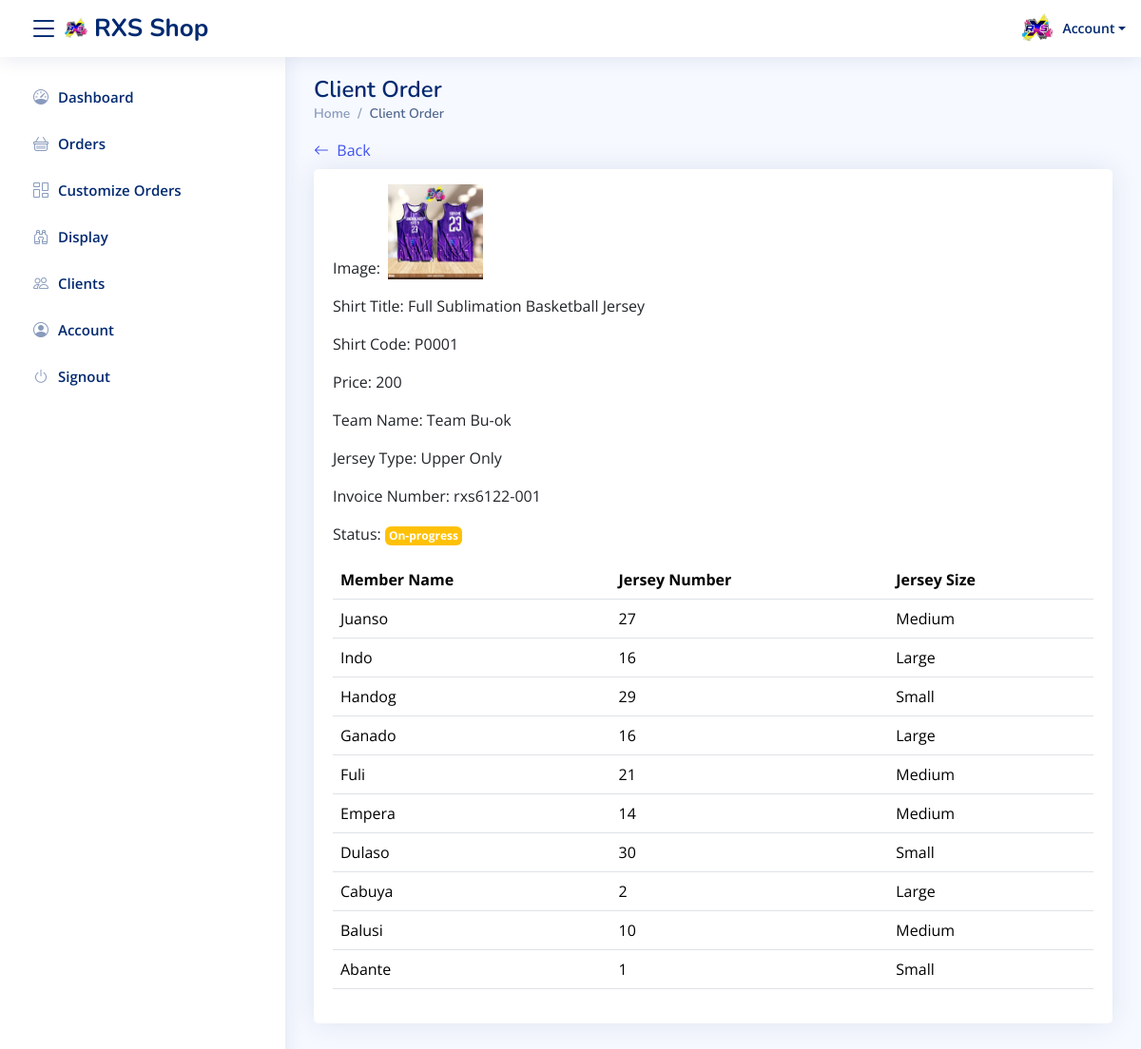
Page /admin/client-order?invoice_number=rxs6122-001 (signed in) on the earlier database version.
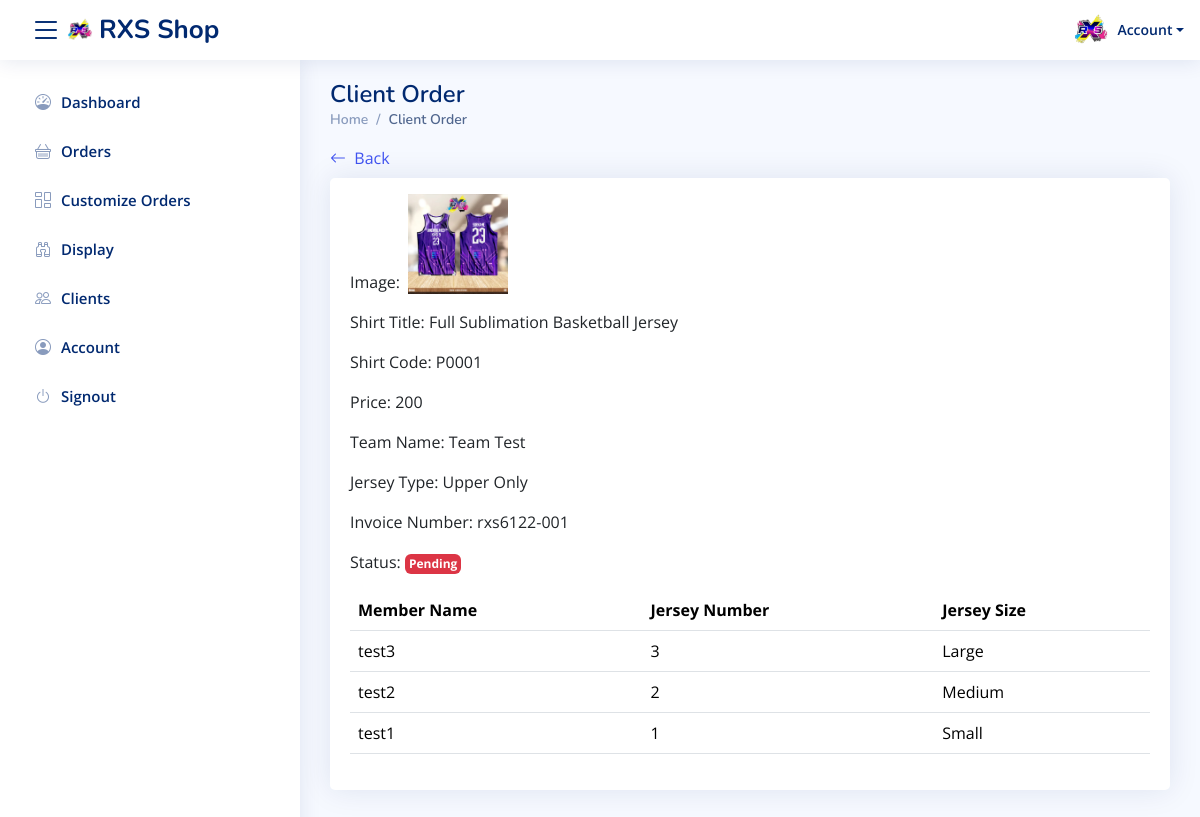
Same page on the later database version.
### tables this page shows
CREATE TABLE IF NOT EXISTS `tbl_orders` (
  `id` int NOT NULL AUTO_INCREMENT,
  `img_url` varchar(50) NOT NULL,
  `shirt_id` int NOT NULL,
  `invoice_number` varchar(50) NOT NULL,
  `name` varchar(50) NOT NULL,
  `shirt_code` varchar(50) NOT NULL,
  `shirt_price` varchar(50) NOT NULL,
  `jersey_number` int NOT NULL,
  `size_id` int NOT NULL,
  `team_name` varchar(50) NOT NULL,
  `jersey_type_id` int NOT NULL,
  `transaction_status_id` int NOT NULL,
  `client_id` int NOT NULL,
  `created_at` varchar(50) NOT NULL,
  `updated_at` varchar(50) NOT NULL,
  PRIMARY KEY (`id`)
);

CREATE TABLE IF NOT EXISTS `tbl_transaction_status` (
  `id` int NOT NULL AUTO_INCREMENT,
  `transaction_status` varchar(50) NOT NULL,
  PRIMARY KEY (`id`)
);

CREATE TABLE IF NOT EXISTS `tbl_size` (
  `id` tinyint NOT NULL AUTO_INCREMENT,
  `size` varchar(50) NOT NULL,
  PRIMARY KEY (`id`)
);

### admin/client-order.php (the view, shortened to what the changed rows need)
<?php
include '../database_connection.php';
if (isset($_SESSION['id'])) {
    $invoice = $_GET['invoice_number'];
    $stmt = $conn->prepare('SELECT
    tbl_orders.img_url,
    tbl_shirt.shirt_title,
    tbl_orders.invoice_number,
    tbl_orders.name,
    tbl_orders.shirt_code,
    tbl_orders.shirt_price,
    tbl_orders.jersey_number,
    tbl_size.size,
    tbl_orders.team_name,
    tbl_jersey_type.jersey_type,
    tbl_transaction_status.transaction_status
    FROM tbl_orders
    INNER JOIN tbl_shirt ON tbl_orders.shirt_id = tbl_shirt.id
    INNER JOIN tbl_size ON tbl_orders.size_id = tbl_size.id
    INNER JOIN tbl_jersey_type ON tbl_orders.jersey_type_id = tbl_jersey_type.id
    INNER JOIN tbl_transaction_status ON tbl_orders.transaction_status_id = tbl_transaction_status.id
    WHERE tbl_orders.invoice_number = ?');
    $stmt->bind_param('s', $invoice);
    $stmt->execute();
    $result = $stmt->get_result();
    $row = $result->fetch_assoc();
    $img_url = $row['img_url'];
    $shirt_title = $row['shirt_title'];
    $invoice_number = $row['invoice_number'];
    $shirt_code = $row['shirt_code'];
    $shirt_price = $row['shirt_price'];
    $team_name = $row['team_name'];
    $jersey_type = $row['jersey_type'];
    $transaction_status = $row['transaction_status'];
    if ($transaction_status === "Pending") {
        $indicatorColor = 'bg-danger';
    }
    if ($transaction_status === "On-progress") {
        $indicatorColor = 'bg-warning';
    }
?>
    <!DOCTYPE html>
    <html lang="en">
    <head>
        <link href="assets/vendor/bootstrap/css/bootstrap.min.css" rel="stylesheet">
        <link href="assets/vendor/bootstrap-icons/bootstrap-icons.css" rel="stylesheet">
        <link href="assets/css/style.css" rel="stylesheet">
    </head>
    <body>
        <?php include 'top-nav.php' ?>
        <?php include 'side-nav.php' ?>
        <main id="main" class="main">
            <div class="pagetitle">
                <h1>Client Order</h1>
                <nav>
                    <ol class="breadcrumb">
                        <li class="breadcrumb-item">Home</li>
                        <li class="breadcrumb-item active">Client Order</li>
                    </ol>
                </nav>
            </div>
            <section class="section dashboard">
                <a href="orders.php">
                    <i class="bi bi-arrow-left"></i>&nbsp; Back
                </a>
                <div class="card mt-2">
                    <div class="card-body">
                        <div class="row mt-3">
                            <div class="col-12">
                                <p class="d-flex align-items-end">Image: &nbsp;<span><img src="IMG/products/<?php echo $img_url; ?>" alt="" width="100" height="100"></span></p>
                                <p>Shirt Title: <span><?php echo $shirt_title ?></span> </p>
                                <p>Shirt Code: <span><?php echo $shirt_code ?></span></p>
                                <p>Price: <span><?php echo $shirt_price ?></span></p>
                                <p>Team Name: <span><?php echo $team_name ?></span></p>
                                <p>Jersey Type: <span><?php echo $jersey_type ?></span></p>
                                <p>Invoice Number: <span><?php echo $invoice_number ?></span></p>
                                <p>Status: <span class="text-white p-1 badge <?php echo $indicatorColor ?>"><?php echo $transaction_status ?></span></p>
                            </div>
                            <div class="col-lg-12">
                                <div class="table-responsive">
                                    <table class="table">
                                        <thead>
                                            <tr>
                                                <th>Member Name</th>
                                                <th>Jersey Number</th>
                                                <th>Jersey Size</th>
                                            </tr>
                                        </thead>
                                        <tbody>
                                            <?php
                                            $stmt = $conn->prepare(' SELECT
                                            tbl_orders.name,
                                            tbl_orders.jersey_number,
                                            tbl_orders.size_id,
                                            tbl_size.size,
                                            tbl_orders.invoice_number
                                            FROM tbl_orders
                                            INNER JOIN tbl_size ON tbl_orders.size_id = tbl_size.id
                                            WHERE tbl_orders.invoice_number = ? ');
                                            $stmt->bind_param('s', $invoice);
                                            $stmt->execute();
                                            $result = $stmt->get_result();
                                            while ($row = $result->fetch_assoc()) {
                                                $name = $row['name'];
                                                $jersey_number = $row['jersey_number'];
                                                $size = $row['size'];
                                                echo '
                                                <tr>
                                                    <td>' . $name . '</td>
                                                    <td>' . $jersey_number . '</td>
                                                    <td>' . $size . '</td>
                                                </tr>
                                            ';
                                            }
                                            ?>
                                        </tbody>
                                    </table>
                                </div>
                            </div>
                        </div>
                    </div>
                </div>
            </section>
        </main>
    </body>
    </html>
<?php
} else {
    header("Location: logout.php");
    exit();
}

Differences in the rows shown:
removed tbl_orders: img_url (picture), shirt_code "P0001", shirt_price "200", team_name "Team Bu-ok", invoice_number "rxs6122-001", name "Juanso", jersey_number "27", size.size "Medium"
no longer on this page (row unchanged): tbl_transaction_status: transaction_status "On-progress"
removed tbl_orders: name "Indo", jersey_number "16", size.size "Large"
removed tbl_orders: name "Handog", jersey_number "29", size.size "Small"
removed tbl_orders: name "Ganado", jersey_number "16", size.size "Large"
removed tbl_orders: name "Fuli", jersey_number "21", size.size "Medium"
removed tbl_orders: name "Empera", jersey_number "14", size.size "Medium"
removed tbl_orders: name "Dulaso", jersey_number "30", size.size "Small"
removed tbl_orders: name "Cabuya", jersey_number "2", size.size "Large"
removed tbl_orders: name "Balusi", jersey_number "10", size.size "Medium"
removed tbl_orders: name "Abante", jersey_number "1", size.size "Small"
added tbl_orders: img_url (picture), shirt_code "P0001", shirt_price "200", team_name "Team Test", invoice_number "rxs6122-001", name "test3", jersey_number "3", size.size "Large"
now on this page (row unchanged): tbl_transaction_status: transaction_status "Pending"
added tbl_orders: name "test2", jersey_number "2", size.size "Medium"
added tbl_orders: name "test1", jersey_number "1", size.size "Small"
